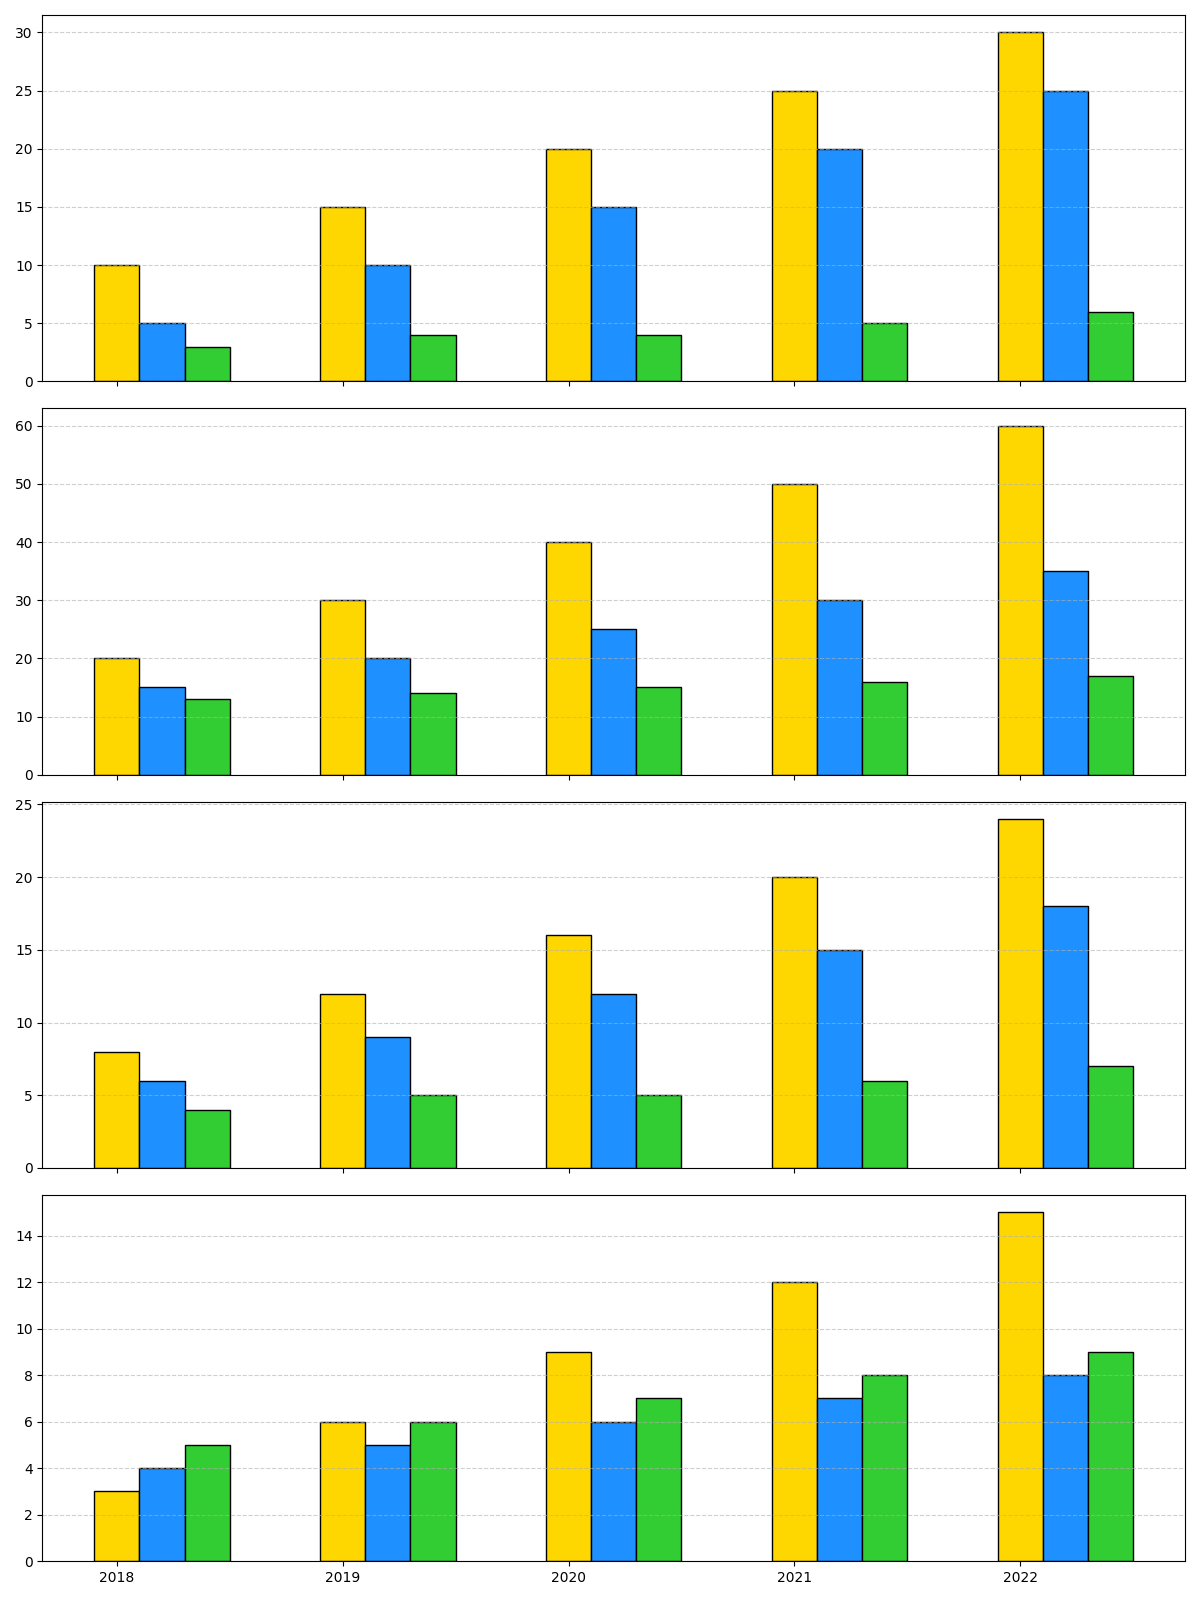

Here is the Python script that generated this plot:
import matplotlib.pyplot as plt
import numpy as np

years = np.array([2018, 2019, 2020, 2021, 2022])

# Data for each country (solar, wind, hydro)
usa_data = {"Solar": [10, 15, 20, 25, 30], "Wind": [5, 10, 15, 20, 25], "Hydro": [3, 4, 4, 5, 6]}
china_data = {"Solar": [20, 30, 40, 50, 60], "Wind": [15, 20, 25, 30, 35], "Hydro": [13, 14, 15, 16, 17]}
# germany_data = {"Solar": [5, 10, 15, 20, 25], "Wind": [10, 15, 20, 25, 30], "Hydro": [2, 3, 3, 4, 4]}
india_data = {"Solar": [8, 12, 16, 20, 24], "Wind": [6, 9, 12, 15, 18], "Hydro": [4, 5, 5, 6, 7]}
brazil_data = {"Solar": [3, 6, 9, 12, 15], "Wind": [4, 5, 6, 7, 8], "Hydro": [5, 6, 7, 8, 9]}

# germany_data is removed to simplify the chart
all_data = [usa_data, china_data, india_data, brazil_data]
energy_types = ["Solar", "Wind", "Hydro"]
colors = ['#FFD700', '#1E90FF', '#32CD32']

fig, axes = plt.subplots(nrows=4, ncols=1, figsize=(12, 16), sharex=True)

for i, ax in enumerate(axes):
    country_data = all_data[i]
    for j, energy in enumerate(energy_types):
        ax.bar(years + j * 0.2, country_data[energy], width=0.2, color=colors[j], edgecolor='black')
    ax.grid(axis='y', linestyle='--', alpha=0.6)

plt.xticks(years)
plt.tight_layout()

plt.show()
